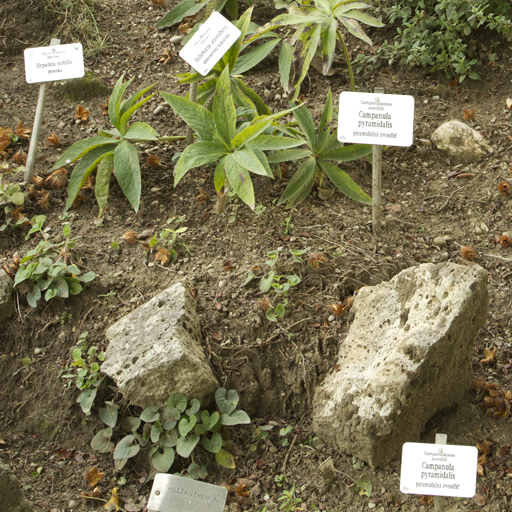
#> input picture cad_0.png, 512 x 512 px
$ python main.py
#> lines starting #> are read from the running program, lines starting #| are printed output that depends on the picture
### DetectionOfCopyMoveForgery.py
import cv2
import numpy as np
from math import sqrt


class DetectionofCopyMoveForgery:

    def __init__(self, img, height, width, blocksize,oklid_threshold,correlation_threshold,vec_len_threshold,num_ofvector_threshold):
        self.img = img
        self.height=height
        self.width=width
        self.blocksize = blocksize
        self.oklid_threshold = oklid_threshold
        self.correlation_threshold = correlation_threshold
        self.vec_len_threshold = vec_len_threshold
        self.num_ofvector_threshold = num_ofvector_threshold

        self.block_vector=[]
        self.sizeof_vector=16;
        self.hough_space = (self.height, self.width,2)
        self.hough_space = np.zeros(self.hough_space)
        self.shiftvector=[]


    def detection_forgery(self):

        self.dct_of_img()
        self.lexicographically_sort_of_vectors()
        self.correlation_of_vectors()

        #son olarakan belirlenen esik degerine gore ayni dogrultudaki shift vektor sayisina gore sahte alanlar belirleniyor.
        max=-1
        for i in range(self.height):
            for j in range(self.width):
                for h in range(2):
                    if(self.hough_space[i][j][h]) > max:
                        max = self.hough_space[i][j][h]
        for i in range(self.height):
            for j in range(self.width):
                self.img[i][j]=0

        for i in range(self.height):
            for j in range(self.width):
                for h in range(2):
                    if (self.hough_space[i][j][h]) >= (max - (max*self.num_ofvector_threshold/100)):
                        for k in range(len(self.shiftvector)):
                            if (self.shiftvector[k][0]==j and self.shiftvector[k][1]==i and self.shiftvector[k][2]==h):
                                cv2.rectangle(self.img,(self.shiftvector[k][3], self.shiftvector[k][4]),(self.shiftvector[k][3]+self.blocksize, self.shiftvector[k][4]+self.blocksize), (255), -1)
                                cv2.rectangle(self.img, (self.shiftvector[k][5], self.shiftvector[k][6]),(self.shiftvector[k][5] + self.blocksize, self.shiftvector[k][6] + self.blocksize), (255), -1)
        cv2.imshow("sonuc",self.img)


    def dct_of_img(self):

        for r in range(0, self.height-self.blocksize, 1):
            for c in range(0, self.width-self.blocksize,1):

                block = self.img[r:r + self.blocksize, c:c + self.blocksize]
                imf = np.float32(block)
                dct = cv2.dct(imf)      # block block dst uyguluyoruz
                level_10 = np.array([
                    [80, 60, 50, 80, 120, 200, 255, 255],
                    [55, 60, 70, 95, 130, 255, 255, 255],
                    [70, 65, 80, 120, 200, 255, 255,255],
                    [70, 85, 110, 145, 255, 255,255,255],
                    [90, 110, 185, 255, 255,255,255,255],
                    [120, 175, 255, 255,255,255,255,255],
                    [255,255,255,255,255, 255, 255, 255],
                    [255,255,255,255,255, 255, 255, 255]])
                level_50 = np.array([
                    [16, 11, 10, 16, 24, 40, 51, 61],
                    [12, 12, 14, 19, 26, 58, 60, 55],
                    [14, 13, 16, 24, 40, 57, 69, 56],
                    [14, 17, 22, 29, 51, 87, 80, 62],
                    [18, 22, 37, 56, 68, 109,103,77],
                    [24, 35, 55, 64, 81, 104,113,92],
                    [49, 64, 78, 87,103,121,120,101],
                    [72, 92, 95, 98,112,100,103,99]])
                level_75 = np.array([
                    [8, 6, 5, 8, 12, 20, 26, 31],
                    [6, 6, 7, 10, 13, 29, 30,28],
                    [7, 7, 8, 12 ,20, 29, 35,28],
                    [7,9,11, 15, 26, 44, 40, 31],
                    [9,11,19,28, 34, 55, 52, 39],
                    [12,18,28,32,41, 52, 57, 46],
                    [25,32,39,44,52, 61, 60, 51],
                    [36,46,48,49,56, 50, 52, 50]])
                level_90 = np.array([
                    [3, 2, 2, 3, 5, 8, 10, 12],
                    [2, 2, 3, 4, 5, 12, 12,11],
                    [3, 3, 3, 5 ,8, 11, 14,11],
                    [3, 3, 4, 6, 10, 17,16,12],
                    [4, 4, 7, 11, 14,22,21,15],
                    [5, 7, 11, 13,16,12,23,18],
                    [10, 13,16,17,21,24,24,21],
                    [14, 18,19,20,22,20,20,20]])
                nko = np.array([
                    [2, 1, 1, 2, 3, 5, 6, 7],
                    [1, 1, 2, 2, 3, 7, 7, 7],
                    [2, 2, 2, 3, 5, 7, 8, 7],
                    [2, 2, 3, 3, 6,10,10, 7],
                    [2, 3, 4, 7, 8,13,12, 9],
                    [3, 4, 7, 8,10,12,14,11],
                    [6, 8, 9,10,12,15,14,12],
                    [9,11,11,12,13,12,12,12]
                    ])
                sno = np.array([
                    [1, 1, 1, 2, 2, 4, 5, 7],
                    [1, 1, 2, 2, 3, 4, 5, 7],
                    [1, 2, 2, 2, 3, 4, 6, 8],
                    [2, 2, 2, 3, 3, 5, 6, 8],
                    [2, 3, 3, 3, 4, 5, 7, 9],
                    [4, 4, 4, 5, 5, 7, 8,10],
                    [5, 5, 6, 6, 7, 8,10,12],
                    [7, 7, 8, 8, 9,10,12,14]
                    ])
                cno = np.array([
                    [1, 1, 1, 1, 1, 2, 3, 3],
                    [1, 1, 1, 1, 1, 3, 3, 3],
                    [1, 1, 1, 1, 2, 3, 3, 3],
                    [1, 1, 4, 1, 2, 4, 4, 3],
                    [1, 1, 3, 4, 4, 6, 6, 4],
                    [1, 2, 3, 3, 4, 5, 6, 5],
                    [2, 3, 4, 4, 5, 6, 6, 5],
                    [5, 5, 5, 5, 5, 5, 5, 5]
                    ])
                fno = np.array([
                    [4, 1, 1, 1, 1, 2, 3, 3],
                    [1, 1, 1, 1, 1, 3, 3, 3],
                    [1, 1, 1, 1, 2, 3, 4, 3],
                    [1, 1, 1, 1, 3, 5, 4, 3],
                    [1, 1, 2, 3, 4, 6, 6, 4],
                    [1, 2, 3, 3, 4, 6, 6, 5],
                    [3, 3, 4, 5, 6, 7, 7, 6],
                    [4, 5, 5, 6, 6, 6, 6, 6]
                    ])

                # QUANTIZATION_MAT_50_16 = np.array([[2*16, 2.5*11, 2.5*10, 2.5*16,2.5*24,2.5*40,2.5*51,2.5*61,1,1,1,1,1,1,1,1],
                #                                    [2.5*12,2.5*12,2.5*14,2.5*19,2.5*26,2.5*58,2.5*60,2.5*55, 1,1,1,1,1,1,1,1],
                #                                    [2.5*14,2.5*13,2.5*16,2.5*24,2.5*40,2.5*57,2.5*69,2.5*56, 1,1,1,1,1,1,1,1],
                #                                    [2.5*14,2.5*17,2.5*22,2.5*29,2.5*51,2.5*87,2.5*80,2.5*62, 1,1,1,1,1,1,1,1],
                #                                    [2.5*18,2.5*22,2.5*37,2.5*56,2.5*68,2.5*109,2.5*103,2.5*77, 1,1,1,1,1,1,1,1],
                #                                    [2.5*24,2.5*35,2.5*55,2.5*64,2.5*81,2.5*104,2.5*113,2.5*92, 1,1,1,1,1,1,1,1],
                #                                    [2.5*49,2.5*64,2.5*78,2.5*87,2.5*103,2.5*121,2.5*120,2.5*101, 1,1,1,1,1,1,1,1],
                #                                    [2.5*72,2.5*92,2.5*95,2.5*98,2.5*112,2.5*100,2.5*103,2.5*99, 1,1,1,1,1,1,1,1],
                #                                    [1, 1, 1, 1, 1, 1, 1, 1, 1, 1, 1, 1, 1, 1, 1, 1],
                #                                    [1, 1, 1, 1, 1, 1, 1, 1, 1, 1, 1, 1, 1, 1, 1, 1],
                #                                    [1, 1, 1, 1, 1, 1, 1, 1, 1, 1, 1, 1, 1, 1, 1, 1],
                #                                    [1, 1, 1, 1, 1, 1, 1, 1, 1, 1, 1, 1, 1, 1, 1, 1],
                #                                    [1, 1, 1, 1, 1, 1, 1, 1, 1, 1, 1, 1, 1, 1, 1, 1],
                #                                    [1, 1, 1, 1, 1, 1, 1, 1, 1, 1, 1, 1, 1, 1, 1, 1],
                #                                    [1, 1, 1, 1, 1, 1, 1, 1, 1, 1, 1, 1, 1, 1, 1, 1],
                #                                    [1, 1, 1, 1, 1, 1, 1, 1, 1, 1, 1, 1, 1, 1, 1, 1]])


                # dct donusumu quantalama matrisine bolerek sıkıstırırız iliskilere baktigimiz icin buna gerek olmayabilir..
                dct= np.round(np.divide(dct, QUANTIZATION_MAT_90)).astype(int)
                dct = (dct/4).astype(int)
                self.significant_part_extraction(self.zigzag(dct),c,r)


    # [139 lines left out: functions zigzag, significant_part_extraction, lexicographically_sort_of_vectors, correlation_of_vectors, elimination_of_weak_vectors, elimination_of_weak_area and 1 more, not called in this run]

### main.py
from DetectionOfCopyMoveForgery import *

def getFmeasure(ground_true, test_img, width, height):

    DP=0
    YP=0
    YN=0
    for i in range(height):
        for j in range(width):
            if ground_true[i][j]==255 and test_img[i][j]==255:
                DP +=1
            if ground_true[i][j]==0 and test_img[i][j]==255:
                YP +=1
            if ground_true[i][j]==255 and test_img[i][j]==0:
                YN +=1

    precision =DP/(DP+YP)
    recall =DP/(DP+YN)

    return 2*((precision*recall)/(precision+recall))


# [11 lines of commented-out code are left out]


inp = cv2.imread("cad_0.png" ,0)
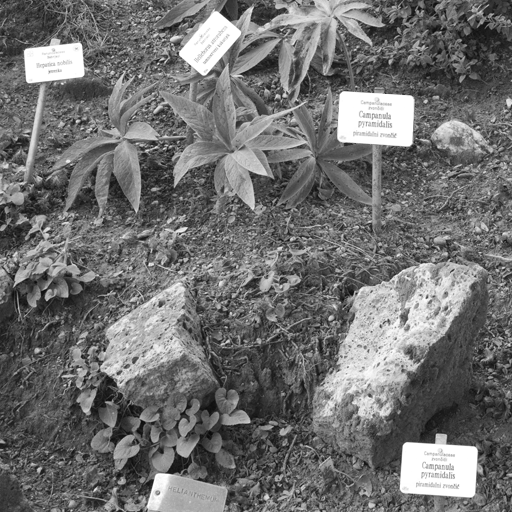
#> inp: shape (512, 512); min 7, max 255, mean 112.2
height, width= inp.shape
#> height = 512; width = 512
# (img, height, width, blocksize, oklid_threshold, correlation_threshold, vec_len_threshold, num_ofvector_threshold)
asd = DetectionofCopyMoveForgery(inp, height, width, 8,3.5,8,100,5)
asd.detection_forgery()
#> (the run stopped early here; a loop or call above may not have finished)

$ run again, with book_0.png copied over cad_0.png
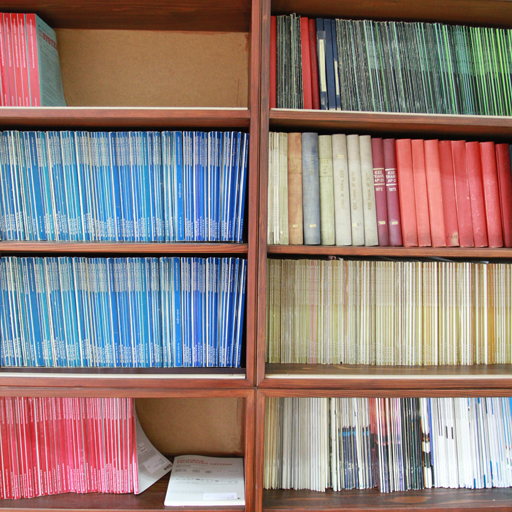
#> input picture book_0.png, 512 x 512 px
#> `inp = cv2.imread("cad_0.png" ,0)`:
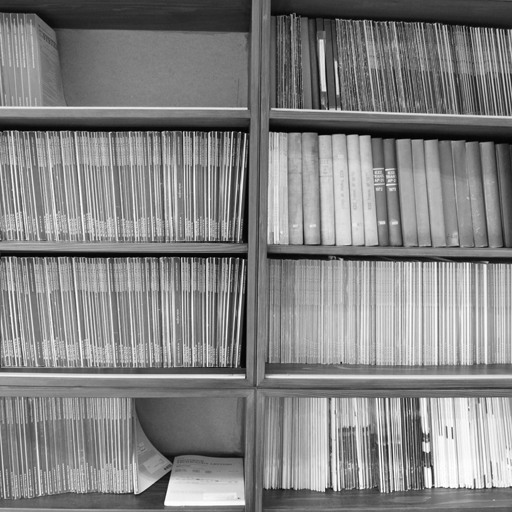
#> inp: shape (512, 512); min 0, max 255, mean 131.8
